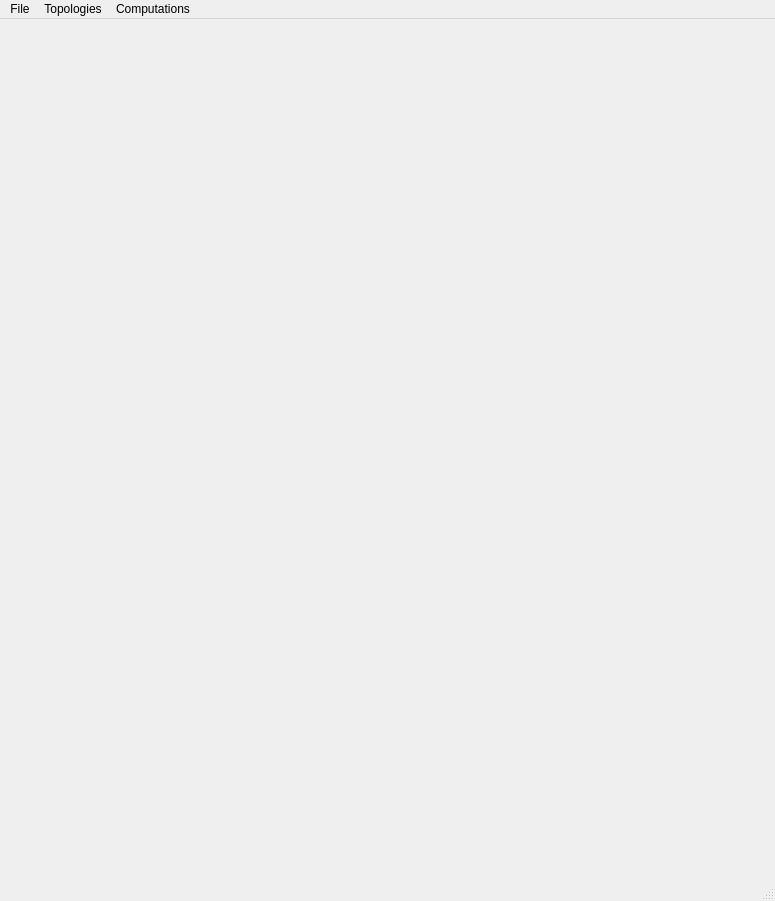
<?xml version="1.0" encoding="UTF-8"?>
<ui version="4.0">
 <class>MainWindow</class>
 <widget class="QMainWindow" name="MainWindow">
  <property name="geometry">
   <rect>
    <x>0</x>
    <y>0</y>
    <width>775</width>
    <height>901</height>
   </rect>
  </property>
  <property name="windowTitle">
   <string>MainWindow</string>
  </property>
  <widget class="QWidget" name="centralwidget">
   <layout class="QVBoxLayout" name="verticalLayout_2"/>
  </widget>
  <widget class="QMenuBar" name="menubar">
   <property name="geometry">
    <rect>
     <x>0</x>
     <y>0</y>
     <width>775</width>
     <height>24</height>
    </rect>
   </property>
   <widget class="QMenu" name="menuFile">
    <property name="title">
     <string>File</string>
    </property>
    <addaction name="actionOpen"/>
   </widget>
   <widget class="QMenu" name="menuTopologies">
    <property name="title">
     <string>Topologies</string>
    </property>
   </widget>
   <widget class="QMenu" name="menuComputations">
    <property name="title">
     <string>Computations</string>
    </property>
   </widget>
   <addaction name="menuFile"/>
   <addaction name="menuTopologies"/>
   <addaction name="menuComputations"/>
  </widget>
  <widget class="QStatusBar" name="statusbar"/>
  <action name="actionOpen">
   <property name="text">
    <string>Open</string>
   </property>
  </action>
  <action name="actionTopologyPIV">
   <property name="text">
    <string>TopologyPIV</string>
   </property>
  </action>
  <action name="actionTopologyPreproc">
   <property name="text">
    <string>TopologyPreproc</string>
   </property>
  </action>
 </widget>
 <resources/>
 <connections/>
</ui>
